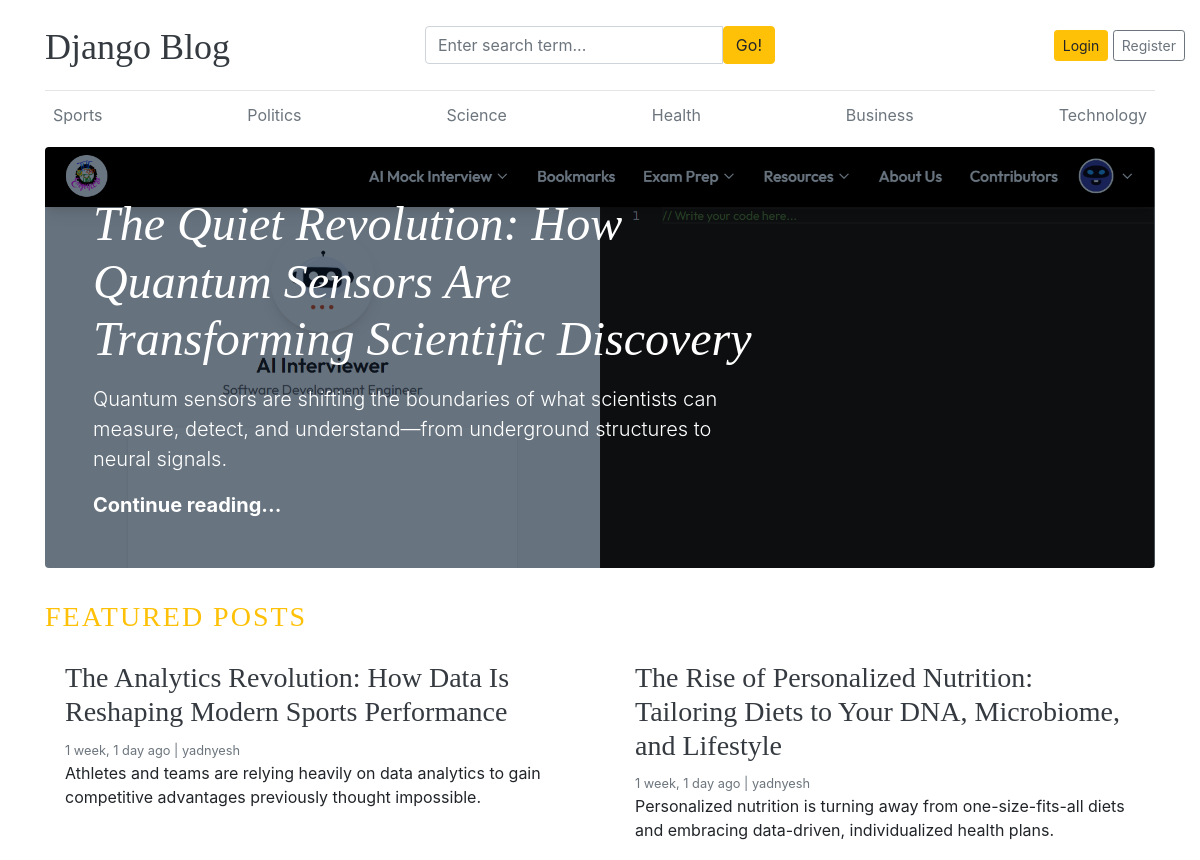
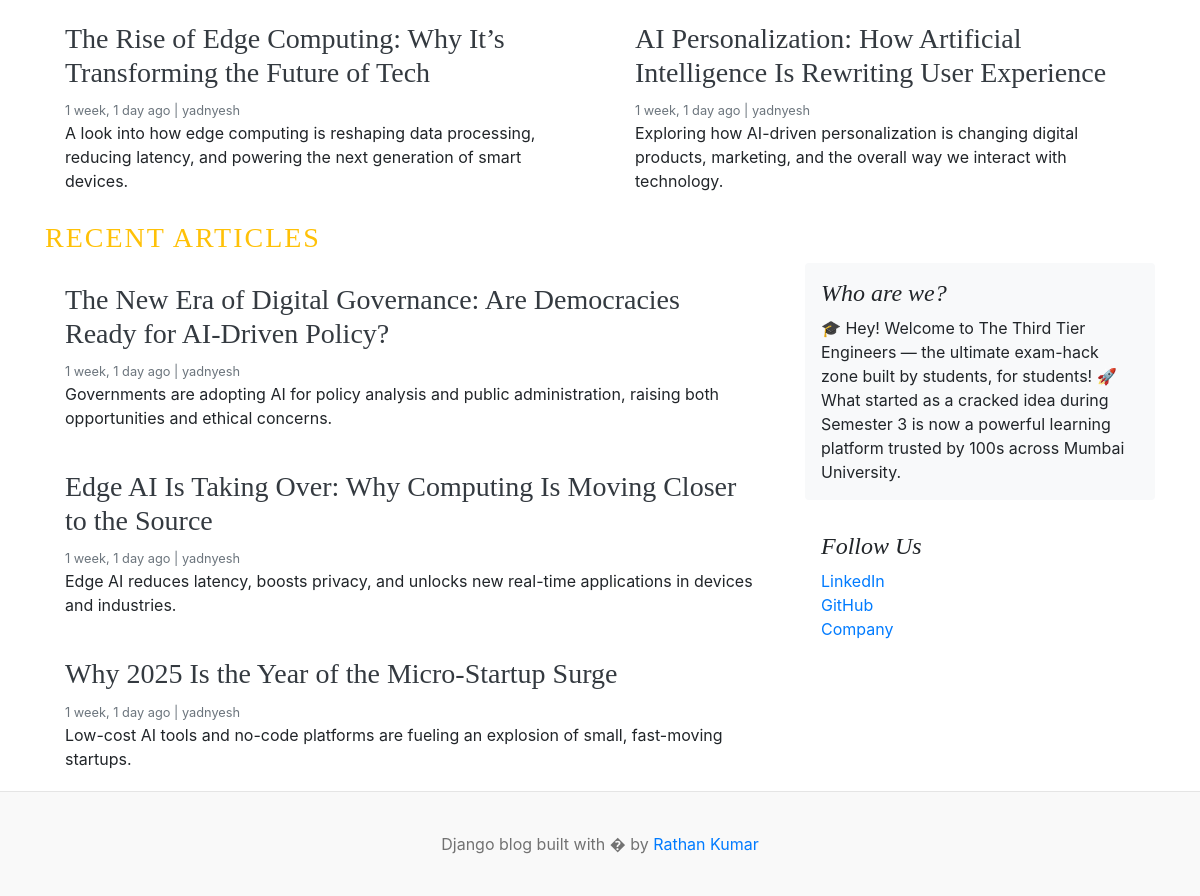
The page / on the database its author committed (2 pictures, top to bottom).
### blogs/models.py (models this page shows, shortened)
class Category(models.Model):
    category_name = models.CharField(max_length=50, unique=True)
    created_at = models.DateTimeField(auto_now_add=True)
    updated_at = models.DateTimeField(auto_now=True)
    class Meta:
        verbose_name_plural = "categories"

class Blog(models.Model):
    title = models.CharField(max_length=100)
    slug = models.SlugField(max_length=150, unique=True)
    category = models.ForeignKey(Category, on_delete=models.CASCADE)
    author = models.ForeignKey(User, on_delete=models.CASCADE)
    featured_image = models.ImageField(upload_to='uploads/%Y%m/%d')
    short_description = models.TextField(max_length=500)
    blog_body = models.TextField(max_length=2000)
    status = models.CharField(max_length=20, choices=(("Draft", "Draft"), ("Published", "Published")), default="Draft")
    is_featured = models.BooleanField(default=False)
    created_at = models.DateTimeField(auto_now_add=True)
    updated_at = models.DateTimeField(auto_now=True)

### miscellaneous/models.py (models this page shows, shortened)
class About(models.Model):
    about_heading = models.CharField(max_length=50)
    about_description = models.TextField(max_length=255)
    created_at = models.DateTimeField(auto_now_add=True)
    updated_at = models.DateTimeField(auto_now=True)
    class Meta:
        verbose_name_plural = "about"

class SocialLink(models.Model):
    platform = models.CharField(max_length=50)
    link = models.URLField(max_length=200)
    created_at = models.DateTimeField(auto_now_add=True)
    updated_at = models.DateTimeField(auto_now=True)
    class Meta:
        verbose_name_plural = "social links"

### blog_main/views.py (the view)
# urls.py: 2. Add a URL to urlpatterns:  path('', views.home, name='home')
def home(request):
    featured_posts = Blog.objects.filter(is_featured=True, status="Published").order_by('updated_at')
    posts = Blog.objects.filter(is_featured=False, status="Published").order_by('updated_at')
    try:
        about = About.objects.get()
    except:
        about = None
    context = {
        'featured_posts': featured_posts,
        'posts': posts,
        'about': about,
    }
    return render(request, 'home.html', context)

### blogs/context_processors.py (called while the page is built)
def get_categories(request):
    categories = Category.objects.all()
    return dict(categories=categories)

def get_social_links(request):
    social_links = SocialLink.objects.all()
    return dict(social_links=social_links)

### templates/home.html
{% extends 'base.html' %}
{% block content %}
{% for post in featured_posts %}
{% if forloop.first %}
<div class="jumbotron p-3 p-md-5 text-white rounded bg-dark" style="background-image: url({{post.featured_image.url}});background-blend-mode: overlay;background-size:cover;">
    <div class="col-md-8 px-0">
      <h1 class="display-4 font-italic">{{post.title}}</h1>
      <p class="lead my-3">{{post.short_description | truncatewords:20}}</p>
      <p class="lead mb-0"><a href="{% url 'blogs' post.slug %}" class="text-white font-weight-bold">Continue reading...</a></p>
    </div>
  </div>
{% endif %}
{% endfor %}
 <h3 class="text-uppercase text-warning" style="letter-spacing: 2px;">Featured Posts</h3>
  <div class="row mb-2">
    {% for post in featured_posts %}
    {% if not forloop.first %}
    <div class="col-md-6">
      <div class="card border-0" >
        <div class="card-body">
          <a href="{% url 'blogs' post.slug %}" class="text-dark">
            <h3>{{post.title}}</h3>
          </a>
          <small class="mb-1 text-muted">{{post.created_at | timesince}} ago | {{post.author}}</small>
          <p class="card-text">{{post.short_description | truncatewords:20}}</p>
        </div>
      </div>
    </div>
    {% endif %}
    {% endfor %}
  </div>
  <h3 class="text-uppercase text-warning" style="letter-spacing: 2px;">Recent Articles</h3>
  <main role="main" class="container p-0">
    <div class="row">
      <div class="col-md-8 blog-main">
        {% for post in posts %}
            <div class="card border-0" >
              <div class="card-body">
                <a href="{% url 'blogs' post.slug %}" class = "text-dark">
                  <h3>{{post.title}}</h3>
                </a>
                <small class="mb-1 text-muted">{{post.created_at | timesince}} ago | {{post.author}}</small>
                <p class="card-text">{{post.short_description | truncatewords:20}}</p>
              </div>
            </div>
        {% endfor %}
      </div>
      <aside class="col-md-4 blog-sidebar">
        <div class="p-3 mb-3 bg-light rounded">
          <h4 class="font-italic">{{about.about_heading}}</h4>
          <p class="mb-0">{{about.about_description}}</p>
        </div>
        {% if social_links %}
        <div class="p-3">
          <h4 class="font-italic">Follow Us</h4>
          <ol class="list-unstyled">
            {% for link in social_links %}
            <li><a href="{{link.link}}" target="_blank">{{link.platform}}</a></li>
            {% endfor %}
          </ol>
        </div>
        {% endif %}
      </aside>
    </div>
  </main>
</div>
{% endblock %}

### templates/base.html (shortened to what this page needs)
{% load static %}
<!DOCTYPE html>
<html lang="en">
<head>
    <link href="https://getbootstrap.com/docs/4.0/dist/css/bootstrap.min.css" rel="stylesheet">
    <link href="{% static 'css/blog.css' %}" rel="stylesheet">
  </head>
<body>
    <div class="container">
      <header class="blog-header py-3">
        <div class="row flex-nowrap justify-content-between align-items-center">
          <div class="col-4 pt-1">
            <a class="blog-header-logo text-dark" href="/">Django Blog</a>
          </div>
          <div class="col-4 search-col">
            <form action="{% url 'search' %}" method="get">
              <div class="input-group">
                <input class="form-control" name="keyword" value="{{keyword}}" type="text" placeholder="Enter search term..." aria-label="Enter search term..." aria-describedby="button-search" />
                <button type="submit" class="btn btn-warning" id="button-search" type="button">Go!</button>
              </div>
            </form>
          </div>
          <div class="col-4 d-flex justify-content-end align-items-center">
            {% if not user.is_authenticated %}
            <a class="btn btn-sm btn-warning" href="{% url 'login' %}">Login</a> &nbsp;
            <a class="btn btn-sm btn-outline-secondary" href="{% url 'register' %}">Register</a>
            {% else %}
            <span class="mr-2">Hello, {{user}}</span>
            &emsp;
            <a class="btn btn-sm btn-warning" href="{% url 'logout' %}">Logout</a>
            {% endif %}
          </div>
        </div>
      </header>
      <div class="nav-scroller py-1 mb-2">
        <nav class="nav d-flex justify-content-between">
            {% for cat in categories %}
          <a class="p-2 text-muted" href="{% url 'posts_by_category' cat.id  %}">{{cat.category_name}}</a>
          {% endfor %}
        </nav>
      </div>
{% block content %}
{% endblock %}
    <footer class="blog-footer">
        <p>Django blog built with � by <a href="#">Rathan Kumar</a></p>
    </footer>
  </body>
</html>

### blog_main/static/css/blog.css (style rules this page uses)
.blog-header { border-bottom: 1px solid #e5e5e5; }
.blog-header-logo { font-family: "Playfair Display", Georgia, "Times New Roman", serif; font-size: 2.25rem; }
h1, h2, h3, h4, h5, h6 { font-family: "Playfair Display", Georgia, "Times New Roman", serif; }
.display-4 { font-size: 2.5rem; }
@media (min-width: 768px) { .display-4 { font-size: 3rem; } }
.search-col { margin-right: 30px; }
.blog-footer { padding: 2.5rem 0; color: #727272; text-align: center; background-color: #f9f9f9; border-top: .05rem solid #e5e5e5; }
.blog-footer p:last-child { margin-bottom: 0; }

### rows shown on the page
Category: category_name "Sports"
Category: category_name "Politics"
Category: category_name "Science"
Category: category_name "Health"
Category: category_name "Business"
Category: category_name "Technology"
Blog: featured_image (picture), title "The Quiet Revolution: How Quantum Sensors Are Transforming Scientific Discovery", short_description "Quantum sensors are shifting the boundaries of what scientists can measure, detect, and understand—from underground structures to neural signals."
Blog: title "The Analytics Revolution: How Data Is Reshaping Modern Sports Performance", created_at "1 week, 1 day", author "yadnyesh", short_description "Athletes and teams are relying heavily on data analytics to gain competitive advantages previously thought impossible."
Blog: title "The Rise of Personalized Nutrition: Tailoring Diets to Your DNA, Microbiome, and Lifestyle", created_at "1 week, 1 day", author "yadnyesh", short_description "Personalized nutrition is turning away from one-size-fits-all diets and embracing data-driven, individualized health plans."
Blog: title "The Rise of Edge Computing: Why It’s Transforming the Future of Tech", created_at "1 week, 1 day", author "yadnyesh", short_description "A look into how edge computing is reshaping data processing, reducing latency, and powering the next generation of smart devices."
Blog: title "AI Personalization: How Artificial Intelligence Is Rewriting User Experience", created_at "1 week, 1 day", author "yadnyesh", short_description "Exploring how AI-driven personalization is changing digital products, marketing, and the overall way we interact with technology."
Blog: title "The New Era of Digital Governance: Are Democracies Ready for AI-Driven Policy?", created_at "1 week, 1 day", author "yadnyesh", short_description "Governments are adopting AI for policy analysis and public administration, raising both opportunities and ethical concerns."
Blog: title "Edge AI Is Taking Over: Why Computing Is Moving Closer to the Source", created_at "1 week, 1 day", author "yadnyesh", short_description "Edge AI reduces latency, boosts privacy, and unlocks new real-time applications in devices and industries."
Blog: title "Why 2025 Is the Year of the Micro-Startup Surge", created_at "1 week, 1 day", author "yadnyesh", short_description "Low-cost AI tools and no-code platforms are fueling an explosion of small, fast-moving startups."
About: about_heading "Who are we?", about_description "🎓 Hey! Welcome to The Third Tier Engineers — the ultimate exam-hack zone built by students, for students! 🚀 What started as a cracked idea during Semester 3 is now a powerful learning platform trusted by 100s across Mumbai University."
SocialLink: platform "LinkedIn"
SocialLink: platform "GitHub"
SocialLink: platform "Company"
